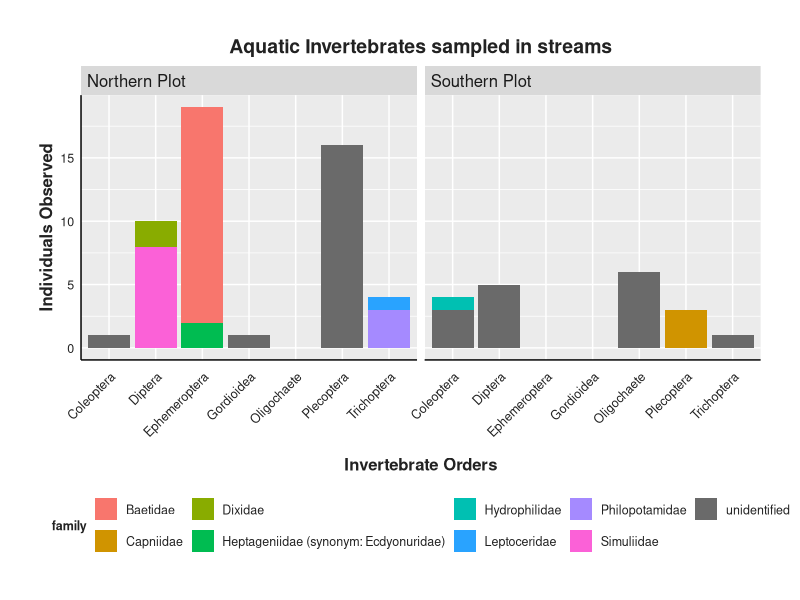
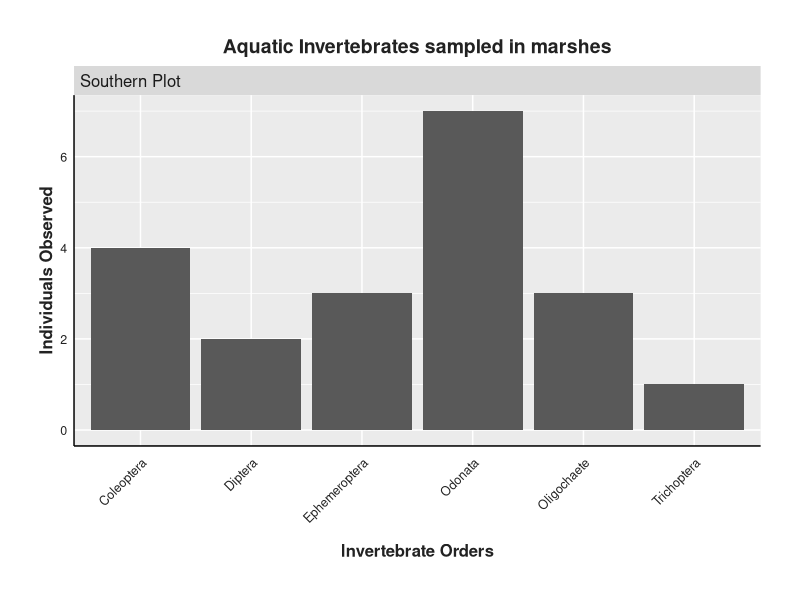
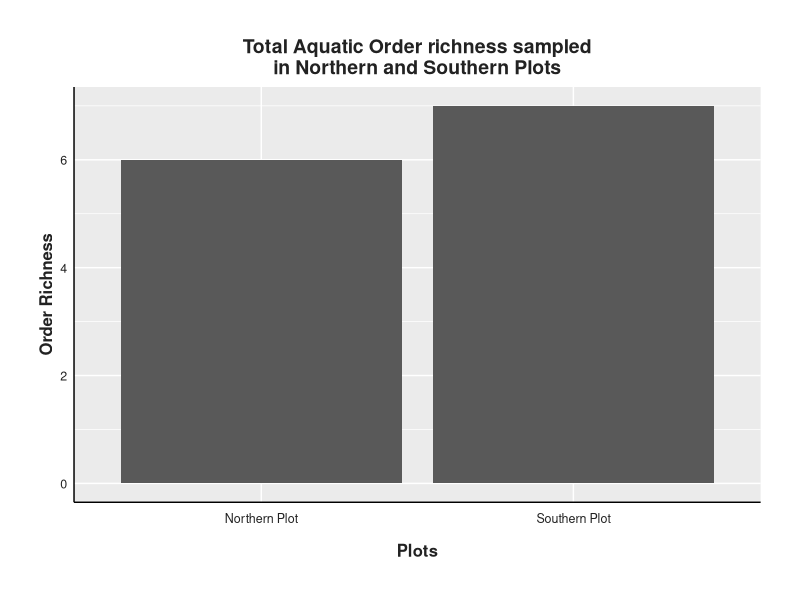
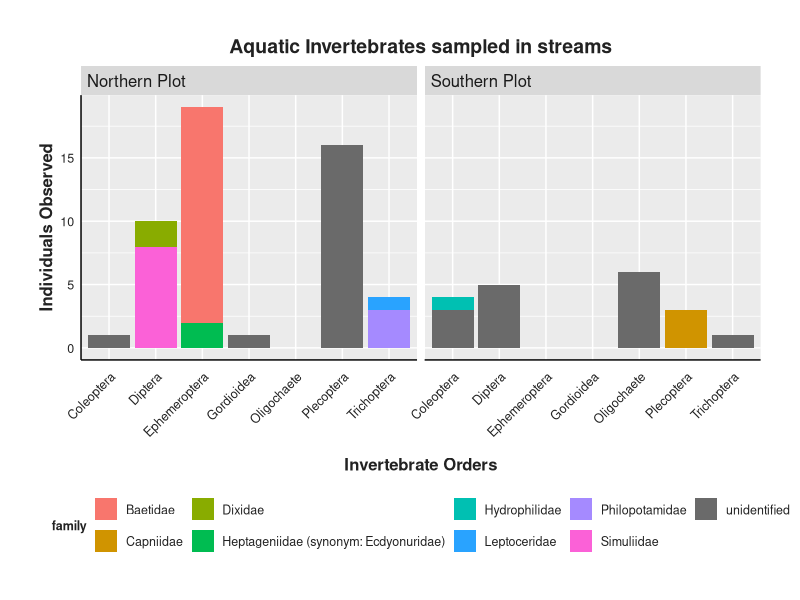
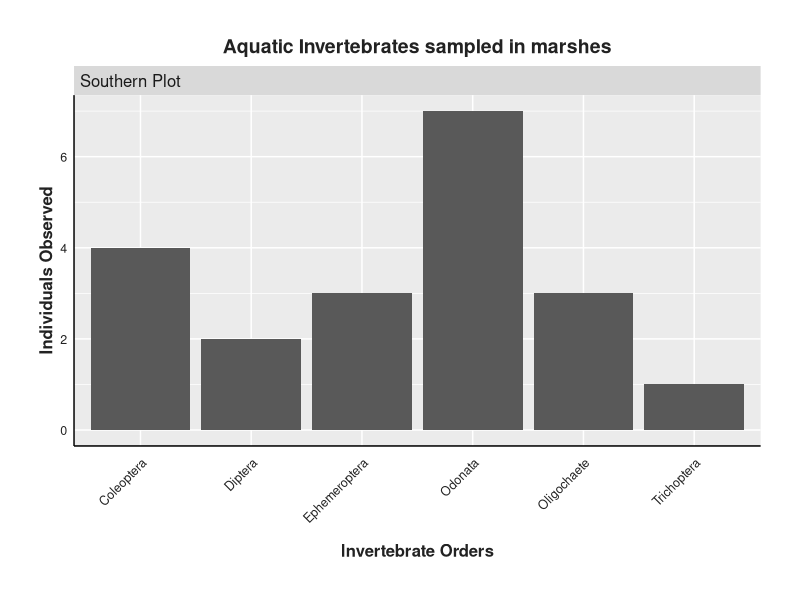
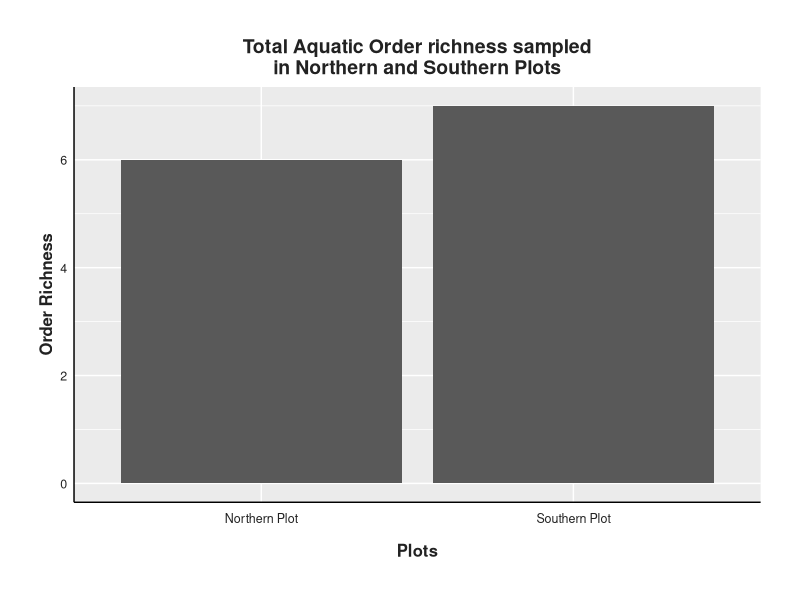

Source code (R) for these figures, in order:
#Libraries----
library(ggplot2)
library(tidyverse)
library(stringr)

#Style----
style <- function(){ #setting the style for my plots
  font <- "Helvetica"
  theme(plot.title = element_text(family = font, size = 14, face = "bold", color = "#222222", hjust = 0.5), 
        plot.subtitle = element_text(family = font, size = 12, margin = margin(9, 0, 9, 0)), 
        plot.caption = element_blank(),
        plot.margin = unit(c(1,1,1,1), units = , "cm"),
        legend.text.align = 0, 
        legend.position = "bottom",
        legend.title = element_text(family = font, size = 9, face = "bold", color = "#222222",  hjust = 0.5), 
        legend.key = element_blank(), 
        legend.text = element_text(family = font, size = 9, color = "#222222"),
        axis.text = element_text(family = font, size = 9, color = "#222222"), 
        axis.text.x = element_text(margin = margin(5, b = 10)), 
        axis.title = element_text(family = font, size = 12, face = "bold", color = "#222222"), 
        axis.ticks = element_blank(), 
        axis.line = element_line(colour = "black"),
        strip.text = element_text(size = 12, hjust = 0))
}

#Importing raw data----
ainv<-read.csv("occurrence_dat/aquatic_inverts_occurrence.csv")#loading the aquatic inverts data
#Aquatic inverts----

ainv <-ainv %>% 
  select(eventID,individualCount,phylum,class,order,family,genus) %>% #keeping the needed columns only
  mutate(Plot = case_when( #creating a new column called plot
    grepl("^N", eventID, ignore.case = TRUE) ~ "Northern Plot", #classifying eventID with "N" as Northern Plot
    grepl("^S", eventID, ignore.case = TRUE) ~ "Southern Plot", #classifying eventID with "S" as Southern Plot
    TRUE ~ "Unknown"
  )) %>%
  mutate(family = ifelse(family == "", "unidentified", family))



Stream<-ainv %>%
  filter(str_detect(eventID, "Stream"))

Marsh<-ainv %>%
  filter(str_detect(eventID, "Marsh"))

(Stream_ab <- ggplot(Stream, aes(fill=family,y=individualCount,x=order))+ #plotting the individual birds observed per plot
    geom_bar(stat = "identity",position = "stack",orientation = "x")+
    facet_wrap(~Plot)+ #seperating the Northerna and Southern Plots for comparision
    labs(x = "Invertebrate Orders", y = "Individuals Observed", 
         title = "Aquatic Invertebrates sampled in streams")+
    style()+
    scale_fill_manual(values = c("Baetidae" = "#f8766d", 
                                 "Heptageniidae (synonym: Ecdyonuridae)" = "#00bc51",
                                 "Philopotamidae" = "#a58aff",
                                 "Simuliidae" = "#fb61d7",
                                 "unidentified" = "#6a6a6a",
                                 "Dixidae" = "#89ac00",
                                 "Leptoceridae" = "#29a3ff",
                                 "Capniidae" = "#d09400",
                                 "Hydrophilidae" = "#00c0b2"))+
    theme(axis.text.x = element_text(angle = 45, hjust = 1)))

ggsave(filename = "figures/Aquatic_inverts/stream_ab.png", plot = Stream_ab, width = 8, height = 5) #exporting the graph as png



(Marsh_ab <- ggplot(Marsh, aes(y=individualCount,x=order))+ #plotting the individual birds observed per plot
    geom_bar(stat = "identity",orientation = "x")+
    facet_wrap(~Plot)+ #seperating the Northerna and Southern Plots for comparision
    labs(x = "Invertebrate Orders", y = "Individuals Observed", 
         title = "Aquatic Invertebrates sampled in marshes")+
    style()+
    theme(axis.text.x = element_text(angle = 45, hjust = 1)))

ggsave(filename = "figures/Aquatic_inverts/marsh_ab.png", plot = Marsh_ab, width = 8, height = 5) #exporting the graph as png


ainv_total_rich <- ainv %>% 
  distinct(order,Plot) %>% 
  mutate(richness=1)

(Ainv_total_rich <- ggplot(ainv_total_rich, aes(y=richness, x=Plot))+#Plotting the species richness by point count
    geom_bar(stat = "identity",orientation = "x")+
    labs(x = "Plots", y = "Order Richness", 
         title = "Total Aquatic Order richness sampled\nin Northern and Southern Plots")+
    style())

ggsave(filename = "figures/Aquatic_inverts/richness.png", plot = Ainv_total_rich, width = 5, height = 5) #exporting the graph as png
